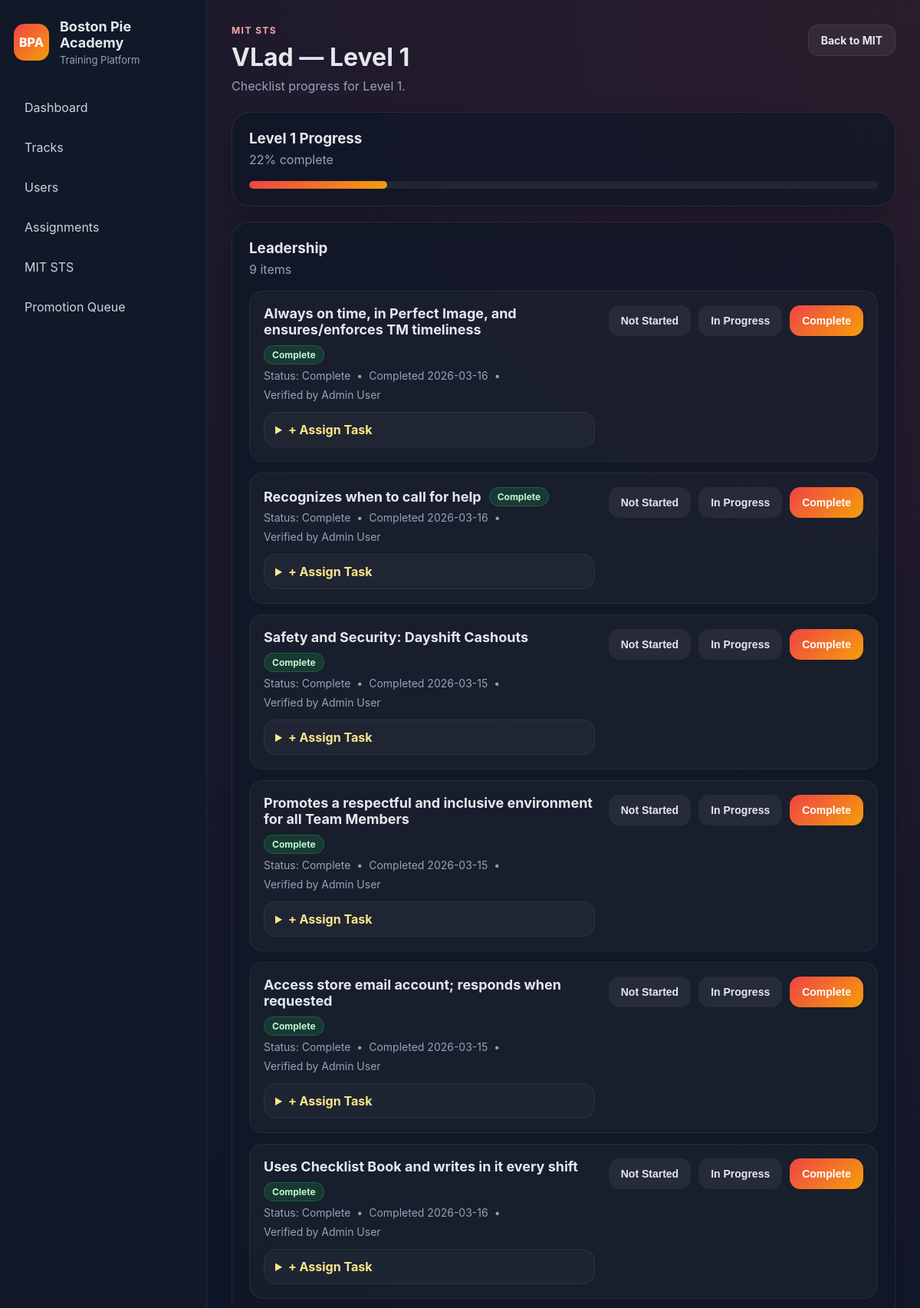
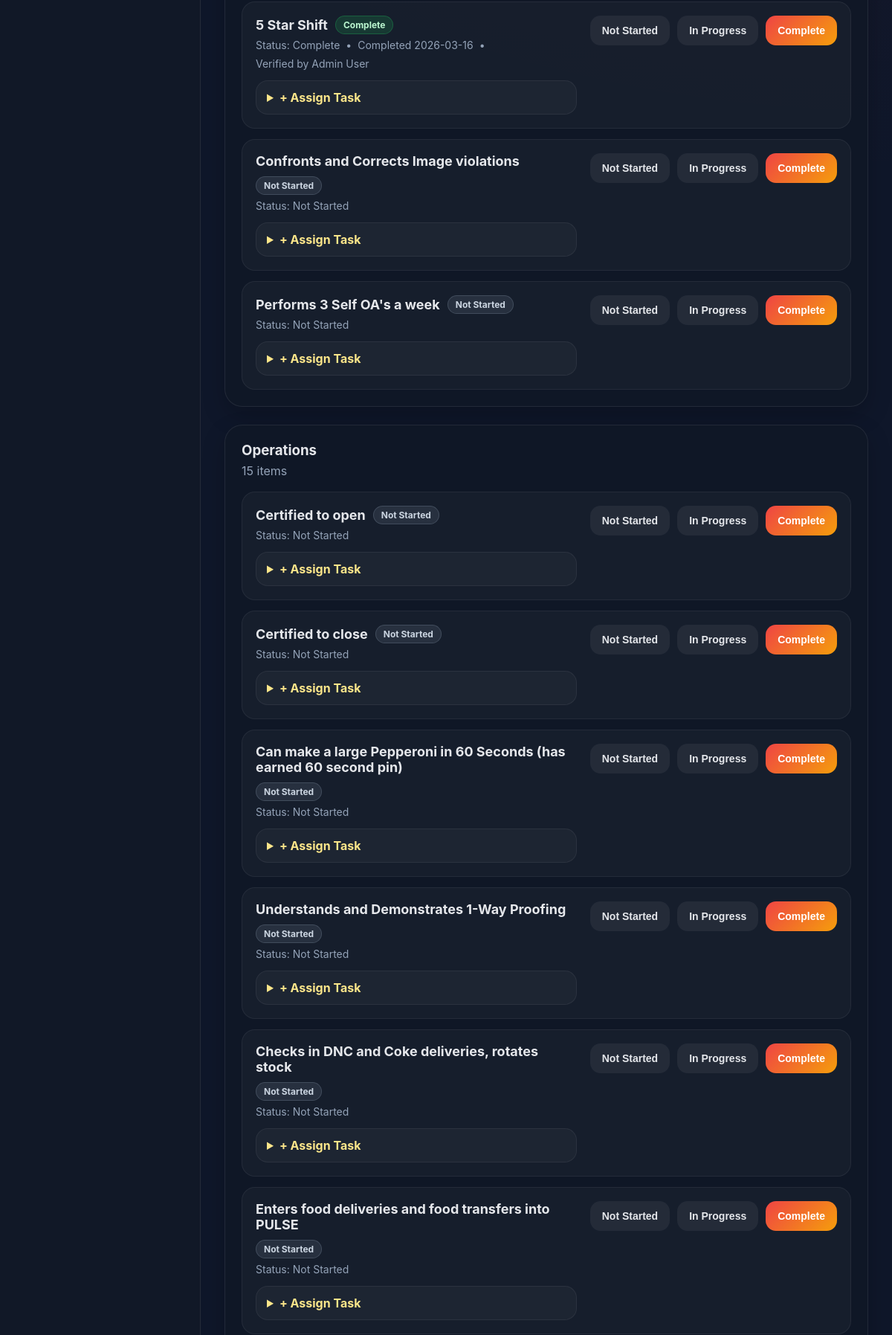
Screenshot of /mit-sts/mits/1/level/1 (signed in, upper part) with the database file from the repository (2 pictures, top to bottom).
### app/models.py (models this page shows, shortened)
class User(UserMixin, db.Model):
    __tablename__ = "users"
    id = db.Column(db.Integer, primary_key=True)
    name = db.Column(db.String(120), nullable=False)
    username = db.Column(db.String(80), unique=True, nullable=False)
    password_hash = db.Column(db.String(255), nullable=False)
    role = db.Column(db.String(50), nullable=False, default="tm")
    store_number = db.Column(db.String(20), nullable=True)
    is_active_user = db.Column(db.Boolean, default=True)
    created_at = db.Column(db.DateTime, default=datetime.utcnow)
    progress_records = db.relationship(
        "LessonProgress",
        backref="user",
        cascade="all, delete-orphan",
        lazy=True
    )
    assignments = db.relationship(
        "TrackAssignment",
        foreign_keys="TrackAssignment.user_id",
        backref="user",
        cascade="all, delete-orphan",
        lazy=True
    )
    assigned_tracks_created = db.relationship(
        "TrackAssignment",
        foreign_keys="TrackAssignment.assigned_by_user_id",
        backref="assigned_by_user",
        lazy=True
    )
    quiz_attempts = db.relationship(
        "QuizAttempt",
        backref="user",
        cascade="all, delete-orphan",
        lazy=True
    )
    mit_profiles = db.relationship(
        "MITProfile",
        foreign_keys="MITProfile.user_id",
        backref="mit_user",
        lazy=True
    )
    coached_mits = db.relationship(
        "MITProfile",
        foreign_keys="MITProfile.coach_user_id",
        backref="coach_user",
        lazy=True
    )
    verified_mit_items = db.relationship(
        "MITLevelProgress",
        foreign_keys="MITLevelProgress.verified_by_user_id",
        backref="verified_by_user",
        lazy=True
    )
    mit_reviews_written = db.relationship(
        "MITReview",
        foreign_keys="MITReview.reviewer_user_id",
        backref="reviewer_user",
        lazy=True
    )
    mit_promotions_approved = db.relationship(
        "MITPromotion",
        foreign_keys="MITPromotion.approved_by_user_id",
        backref="approved_by_user",
        lazy=True
    )
    mit_action_items_owned = db.relationship(
        "MITActionPlanItem",
        foreign_keys="MITActionPlanItem.owner_user_id",
        backref="owner_user",
        lazy=True
    )
    mit_tasks_assigned = db.relationship(
        "MITTask",
        foreign_keys="MITTask.assigned_by_user_id",
        backref="assigned_by_user",
        lazy=True
    )
    @property
    def is_active(self):
        return self.is_active_user

class MITLevelTemplate(db.Model):
    __tablename__ = "mit_level_templates"
    id = db.Column(db.Integer, primary_key=True)
    level_number = db.Column(db.Integer, nullable=False)
    category = db.Column(db.String(100), nullable=True)
    item_name = db.Column(db.String(255), nullable=False)
    item_description = db.Column(db.Text, nullable=True)
    sort_order = db.Column(db.Integer, default=0)
    is_required = db.Column(db.Boolean, default=True)
    source_ref = db.Column(db.String(255), nullable=True)
    progress_records = db.relationship(
        "MITLevelProgress",
        backref="template_item",
        cascade="all, delete-orphan",
        lazy=True
    )
    action_plan_items = db.relationship(
        "MITActionPlanItem",
        backref="related_template_item",
        lazy=True
    )
    tasks = db.relationship(
        "MITTask",
        backref="task_template_item",
        lazy=True
    )

class MITLevelProgress(db.Model):
    __tablename__ = "mit_level_progress"
    id = db.Column(db.Integer, primary_key=True)
    mit_profile_id = db.Column(db.Integer, db.ForeignKey("mit_profiles.id"), nullable=False)
    template_item_id = db.Column(db.Integer, db.ForeignKey("mit_level_templates.id"), nullable=False)
    status = db.Column(db.String(20), nullable=False, default="not_started")
    completed_date = db.Column(db.Date, nullable=True)
    verified_by_user_id = db.Column(db.Integer, db.ForeignKey("users.id"), nullable=True)
    notes = db.Column(db.Text, nullable=True)
    created_at = db.Column(db.DateTime, default=datetime.utcnow)
    updated_at = db.Column(db.DateTime, default=datetime.utcnow, onupdate=datetime.utcnow)
    __table_args__ = (
        db.UniqueConstraint("mit_profile_id", "template_item_id", name="uq_mit_profile_template_item"),
    )

### app/mit_sts/routes.py (the view)
@mit_sts_bp.route("/mits/<int:mit_id>/level/<int:level_number>")
@login_required
def view_level(mit_id, level_number):
    if level_number not in [1, 2, 3]:
        flash("Invalid level.", "danger")
        return redirect(url_for("academy.dashboard"))
    mit = MITProfile.query.get_or_404(mit_id)
    if not can_view_mit(mit):
        flash("You do not have permission to view that MIT level.", "danger")
        return redirect(url_for("academy.dashboard"))
    ensure_progress_rows_for_mit(mit)
    refresh_mit_status(mit)
    db.session.commit()
    templates = MITLevelTemplate.query.filter_by(level_number=level_number).order_by(
        MITLevelTemplate.category.asc(),
        MITLevelTemplate.sort_order.asc(),
        MITLevelTemplate.id.asc()
    ).all()
    progress_rows = MITLevelProgress.query.filter_by(mit_profile_id=mit.id).all()
    progress_map = {row.template_item_id: row for row in progress_rows}
    grouped_items = defaultdict(list)
    for template in templates:
        grouped_items[template.category or "General"].append(template)
    active_task_map = {}
    for task in MITTask.query.filter(
        MITTask.mit_profile_id == mit.id,
        MITTask.related_template_item_id.isnot(None),
        MITTask.status.in_(["open", "in_progress", "submitted"])
    ).order_by(MITTask.created_at.desc()).all():
        if task.related_template_item_id not in active_task_map:
            active_task_map[task.related_template_item_id] = task
    level_progress = calculate_level_progress(mit.id, level_number)
    is_complete = level_progress == 100 and len(templates) > 0
    return render_template(
        "mit_sts/level_detail.html",
        mit=mit,
        level_number=level_number,
        grouped_items=dict(grouped_items),
        progress_map=progress_map,
        active_task_map=active_task_map,
        level_progress=level_progress,
        is_complete=is_complete,
        task_display_status=task_display_status,
        user=current_user,
        can_edit=can_edit_mit(),
        can_manage_templates=can_manage_templates(),
    )

### app/templates/mit_sts/level_detail.html (shortened to what this page needs)
{% extends "base.html" %}
{% block content %}
<div class="page-header">
    <div>
        <p class="eyebrow">MIT STS</p>
        <h2>{{ mit.mit_user.name }} — Level {{ level_number }}</h2>
        <p class="subtle">
            Checklist progress for Level {{ level_number }}.
        </p>
    </div>
    <div class="track-actions">
        <a class="btn btn-secondary" href="{{ url_for('mit_sts.view_mit', mit_id=mit.id) }}">Back to MIT</a>
    </div>
</div>
<div class="card" style="margin-bottom: 20px;">
    <div class="card-header">
        <h3>Level {{ level_number }} Progress</h3>
        <p>{{ level_progress }}% complete</p>
    </div>
    <div class="progress-bar">
        <div class="progress-fill" style="width: {{ level_progress }}%;"></div>
    </div>
</div>
{% if grouped_items %}
    {% for category, items in grouped_items.items() %}
    <div class="card" style="margin-bottom: 24px;">
        <div class="card-header">
            <h3>{{ category }}</h3>
            <p>{{ items|length }} item{{ '' if items|length == 1 else 's' }}</p>
        </div>
        <div class="track-list">
            {% for item in items %}
            {% set progress = progress_map.get(item.id) %}
            {% set linked_task = active_task_map.get(item.id) %}
            <div class="track-row sts-row">
                <div class="sts-main">
                    <div class="sts-header-line">
                        <div class="track-title">{{ item.item_name }}</div>
                        {% if progress %}
                            {% if progress.status == 'complete' %}
                                <span class="sts-status-badge sts-complete">Complete</span>
                            {% elif progress.status == 'in_progress' %}
                                <span class="sts-status-badge sts-in-progress">In Progress</span>
                            {% else %}
                                <span class="sts-status-badge sts-not-started">Not Started</span>
                            {% endif %}
                        {% endif %}
                    </div>
                    <div class="track-meta">
                        <span>Status: {{ progress.status|replace('_', ' ')|title if progress else 'Not Started' }}</span>
                        {% if progress and progress.completed_date %}
                        <span>•</span>
                        <span>Completed {{ progress.completed_date.strftime('%Y-%m-%d') }}</span>
                        {% endif %}
                        {% if progress and progress.verified_by_user %}
                        <span>•</span>
                        <span>Verified by {{ progress.verified_by_user.name }}</span>
                        {% endif %}
                    </div>
                    {% if linked_task %}
                    <div class="sts-task-box">
                        <div class="sts-task-header">
                            <strong>Linked Task</strong>
                            <span class="sts-task-status sts-task-{{ task_display_status(linked_task) }}">
                                {{ task_display_status(linked_task)|replace('_', ' ')|title }}
                            </span>
                        </div>
                        <div class="sts-task-title">{{ linked_task.title }}</div>
                        <div class="track-meta">
                            <span>Priority: {{ linked_task.priority|title }}</span>
                            {% if linked_task.due_date %}
                            <span>•</span>
                            <span>Due {{ linked_task.due_date.strftime('%Y-%m-%d') }}</span>
                            {% endif %}
                            <span>•</span>
                            <span>Assigned by {{ linked_task.assigned_by_user.name }}</span>
                        </div>
                        {% if linked_task.notes %}
                        <div class="lesson-summary">{{ linked_task.notes }}</div>
                        {% endif %}
                        {% if can_edit %}
                        <div class="track-actions" style="margin-top: 12px;">
                            <form method="POST" action="{{ url_for('mit_sts.update_task_status', task_id=linked_task.id) }}">
                                <input type="hidden" name="status" value="open">
                                <button type="submit" class="btn btn-secondary">Open</button>
                            </form>
                            <form method="POST" action="{{ url_for('mit_sts.update_task_status', task_id=linked_task.id) }}">
                                <input type="hidden" name="status" value="in_progress">
                                <button type="submit" class="btn btn-secondary">In Progress</button>
                            </form>
                            <form method="POST" action="{{ url_for('mit_sts.update_task_status', task_id=linked_task.id) }}">
                                <input type="hidden" name="status" value="verified">
                                <button type="submit" class="btn btn-primary">Verify Complete</button>
                            </form>
                            <form method="POST" action="{{ url_for('mit_sts.update_task_status', task_id=linked_task.id) }}">
                                <input type="hidden" name="status" value="cancelled">
                                <button type="submit" class="btn btn-danger">Cancel</button>
                            </form>
                        </div>
                        {% elif user.id == mit.user_id and linked_task.status in ['open', 'in_progress'] %}
                        <div class="sts-inline-task-form">
                            <details>
                                <summary>Submit for Review</summary>
                                <form method="POST" action="{{ url_for('mit_sts.submit_task_for_review', task_id=linked_task.id) }}" class="sts-task-form-grid">
                                    <div class="form-group form-group-full">
                                        <label>Completion Note</label>
                                        <textarea name="mit_completion_note" rows="2" placeholder="What did you complete? Any notes for leadership?"></textarea>
                                    </div>
                                    <div class="form-actions form-group-full">
                                        <button type="submit" class="btn btn-primary">Submit for Review</button>
                                    </div>
                                </form>
                            </details>
                        </div>
                        {% endif %}
                    </div>
                    {% elif can_edit %}
                    <div class="sts-inline-task-form">
                        <details>
                            <summary>+ Assign Task</summary>
                        </details>
                    </div>
                    {% endif %}
                </div>
                {% if progress and can_edit %}
                <div class="track-actions sts-actions">
                    <form method="POST" action="{{ url_for('mit_sts.update_progress', progress_id=progress.id) }}">
                        <button type="submit" class="btn btn-secondary">Not Started</button>
                    </form>
                    <form method="POST" action="{{ url_for('mit_sts.update_progress', progress_id=progress.id) }}">
                        <button type="submit" class="btn btn-secondary">In Progress</button>
                    </form>
                    <form method="POST" action="{{ url_for('mit_sts.update_progress', progress_id=progress.id) }}">
                        <button type="submit" class="btn btn-primary">Complete</button>
                    </form>
                </div>
                {% endif %}
            </div>
            {% endfor %}
        </div>
    </div>
    {% endfor %}
{% endif %}
{% endblock %}

### rows the page displays
User: mit_user.name "VLad"
MITLevelTemplate: category "Leadership", items "9", value "s", item_name "Always on time, in Perfect Image, and ensures/enforces TM timeliness", shows "Complete"
MITLevelProgress: status "Complete", completed_date "2026-03-16"
User: verified_by_user.name "Admin User"
MITLevelTemplate: item_name "Recognizes when to call for help", shows "Complete"
MITLevelProgress: status "Complete", completed_date "2026-03-16"
MITLevelTemplate: item_name "Safety and Security: Dayshift Cashouts", shows "Complete"
MITLevelProgress: status "Complete", completed_date "2026-03-15"
MITLevelTemplate: item_name "Promotes a respectful and inclusive environment for all Team Members", shows "Complete"
MITLevelProgress: status "Complete", completed_date "2026-03-15"
MITLevelTemplate: item_name "Access store email account; responds when requested", shows "Complete"
MITLevelProgress: status "Complete", completed_date "2026-03-15"
MITLevelTemplate: item_name "Uses Checklist Book and writes in it every shift", shows "Complete"
MITLevelProgress: status "Complete", completed_date "2026-03-16"
MITLevelTemplate: item_name "5 Star Shift", shows "Complete"
MITLevelProgress: status "Complete", completed_date "2026-03-16"
MITLevelTemplate: item_name "Confronts and Corrects Image violations", shows "Not Started"
MITLevelProgress: status "Not Started"
MITLevelTemplate: item_name "Performs 3 Self OA's a week", shows "Not Started"
MITLevelProgress: status "Not Started"
MITLevelTemplate: category "Operations", items "15", value "s", item_name "Certified to open", shows "Not Started"
MITLevelProgress: status "Not Started"
MITLevelTemplate: item_name "Certified to close", shows "Not Started"
MITLevelProgress: status "Not Started"
MITLevelTemplate: item_name "Can make a large Pepperoni in 60 Seconds (has earned 60 second pin)", shows "Not Started"
MITLevelProgress: status "Not Started"
MITLevelTemplate: item_name "Understands and Demonstrates 1-Way Proofing", shows "Not Started"
MITLevelProgress: status "Not Started"
MITLevelTemplate: item_name "Checks in DNC and Coke deliveries, rotates stock", shows "Not Started"
MITLevelProgress: status "Not Started"
MITLevelTemplate: item_name "Enters food deliveries and food transfers into PULSE", shows "Not Started"
MITLevelProgress: status "Not Started"

### other values shown
{{ level_number }} "1"
{{ level_progress }} "22"
